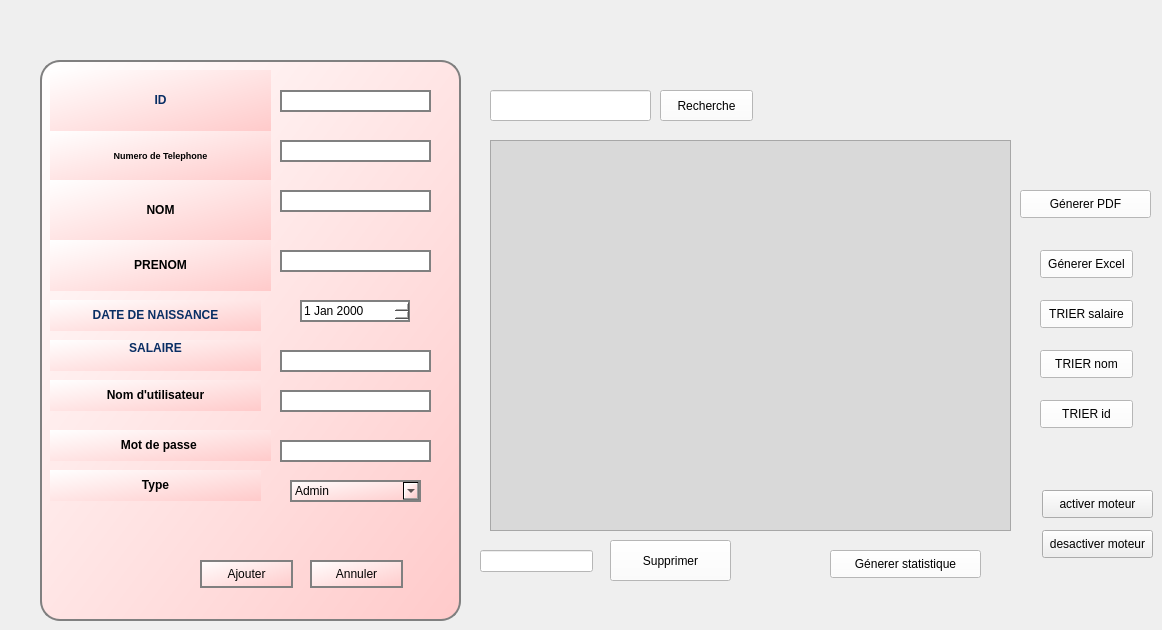
     <widget class="QWidget" name="page_gestion">
      <attribute name="title">
       <string>Gestion employes</string>
      </attribute>
      <widget class="QPushButton" name="pb_supprimer_ich">
       <property name="geometry">
        <rect>
         <x>610</x>
         <y>540</y>
         <width>121</width>
         <height>41</height>
        </rect>
       </property>
       <property name="styleSheet">
        <string notr="true">background-color: rgb(255, 255, 255);</string>
       </property>
       <property name="text">
        <string>Supprimer</string>
       </property>
      </widget>
      <widget class="QPushButton" name="pb_recherche_ich">
       <property name="geometry">
        <rect>
         <x>660</x>
         <y>90</y>
         <width>93</width>
         <height>31</height>
        </rect>
       </property>
       <property name="styleSheet">
        <string notr="true">background-color: rgb(255, 255, 255);</string>
       </property>
       <property name="text">
        <string>Recherche</string>
       </property>
      </widget>
      <widget class="QPushButton" name="pushButton_pdf_ich">
       <property name="geometry">
        <rect>
         <x>1020</x>
         <y>190</y>
         <width>131</width>
         <height>28</height>
        </rect>
       </property>
       <property name="styleSheet">
        <string notr="true">background-color: rgb(255, 255, 255);</string>
       </property>
       <property name="text">
        <string>Génerer PDF</string>
       </property>
      </widget>
      <widget class="QLineEdit" name="le_id_supp_ich">
       <property name="geometry">
        <rect>
         <x>480</x>
         <y>550</y>
         <width>113</width>
         <height>22</height>
        </rect>
       </property>
       <property name="styleSheet">
        <string notr="true">background-color: rgb(255, 255, 255);</string>
       </property>
      </widget>
      <widget class="QLineEdit" name="le_recherche_ich">
       <property name="geometry">
        <rect>
         <x>490</x>
         <y>90</y>
         <width>161</width>
         <height>31</height>
        </rect>
       </property>
       <property name="styleSheet">
        <string notr="true">background-color: rgb(255, 255, 255);</string>
       </property>
      </widget>
      <widget class="QPushButton" name="pushButton_trierid_ich">
       <property name="geometry">
        <rect>
         <x>1040</x>
         <y>400</y>
         <width>93</width>
         <height>28</height>
        </rect>
       </property>
       <property name="styleSheet">
        <string notr="true">background-color: rgb(255, 255, 255);</string>
       </property>
       <property name="text">
        <string>TRIER id</string>
       </property>
      </widget>
      <widget class="QPushButton" name="pushButton_triernom_ich">
       <property name="geometry">
        <rect>
         <x>1040</x>
         <y>350</y>
         <width>93</width>
         <height>28</height>
        </rect>
       </property>
       <property name="styleSheet">
        <string notr="true">background-color: rgb(255, 255, 255);</string>
       </property>
       <property name="text">
        <string>TRIER nom</string>
       </property>
      </widget>
      <widget class="QPushButton" name="pushButton_triersalaire_ich">
       <property name="geometry">
        <rect>
         <x>1040</x>
         <y>300</y>
         <width>93</width>
         <height>28</height>
        </rect>
       </property>
       <property name="styleSheet">
        <string notr="true">background-color: rgb(255, 255, 255);</string>
       </property>
       <property name="text">
        <string>TRIER salaire</string>
       </property>
      </widget>
      <widget class="QPushButton" name="pushButton_excel_ich">
       <property name="geometry">
        <rect>
         <x>1040</x>
         <y>250</y>
         <width>93</width>
         <height>28</height>
        </rect>
       </property>
       <property name="styleSheet">
        <string notr="true">background-color: rgb(255, 255, 255);</string>
       </property>
       <property name="text">
        <string>Génerer Excel</string>
       </property>
      </widget>
      <widget class="QTableView" name="TableView_ich">
       <property name="geometry">
        <rect>
         <x>490</x>
         <y>140</y>
         <width>521</width>
         <height>391</height>
        </rect>
       </property>
       <property name="styleSheet">
        <string notr="true">
background-color: rgb(217, 217, 217);</string>
       </property>
      </widget>
      <widget class="QGroupBox" name="groupBox_2">
       <property name="geometry">
        <rect>
         <x>40</x>
         <y>60</y>
         <width>421</width>
         <height>561</height>
        </rect>
       </property>
       <property name="styleSheet">
        <string notr="true">background-color: qlineargradient(spread:pad, x1:0, y1:0, x2:1, y2:1, stop:0 rgba(255, 255, 255, 255), stop:1 rgba(255, 202, 202, 255));
border-radius: 20px;
border: 2px solid gray;</string>
       </property>
       <property name="title">
        <string/>
       </property>
       <widget class="QLabel" name="label_numero_ich">
        <property name="geometry">
         <rect>
          <x>10</x>
          <y>70</y>
          <width>221</width>
          <height>51</height>
         </rect>
        </property>
        <property name="styleSheet">
         <string notr="true">border-radius: 0px;
border: 0px solid gray;</string>
        </property>
        <property name="text">
         <string>&lt;html&gt;&lt;head/&gt;&lt;body&gt;&lt;p align=&quot;center&quot;&gt;&lt;span style=&quot; font-size:7pt; font-weight:600;&quot;&gt;Numero de Telephone&lt;/span&gt;&lt;/p&gt;&lt;/body&gt;&lt;/html&gt;</string>
        </property>
       </widget>
       <widget class="QLabel" name="label_salaire_ich">
        <property name="geometry">
         <rect>
          <x>10</x>
          <y>280</y>
          <width>211</width>
          <height>31</height>
         </rect>
        </property>
        <property name="styleSheet">
         <string notr="true">border-radius: 0px;
border: 0px solid gray;</string>
        </property>
        <property name="text">
         <string>&lt;html&gt;&lt;head/&gt;&lt;body&gt;&lt;p align=&quot;center&quot;&gt;&lt;span style=&quot; font-weight:600; color:#092e64;&quot;&gt;SALAIRE&lt;/span&gt;&lt;span style=&quot; font-weight:600;&quot;&gt;&lt;br/&gt;&lt;/span&gt;&lt;/p&gt;&lt;/body&gt;&lt;/html&gt;</string>
        </property>
       </widget>
       <widget class="QLabel" name="label_date_ich">
        <property name="geometry">
         <rect>
          <x>10</x>
          <y>240</y>
          <width>211</width>
          <height>31</height>
         </rect>
        </property>
        <property name="styleSheet">
         <string notr="true">border-radius: 0px;
border: 0px solid gray;</string>
        </property>
        <property name="text">
         <string>&lt;html&gt;&lt;head/&gt;&lt;body&gt;&lt;p align=&quot;center&quot;&gt;&lt;span style=&quot; font-weight:600; color:#092e64;&quot;&gt;DATE DE NAISSANCE&lt;/span&gt;&lt;/p&gt;&lt;/body&gt;&lt;/html&gt;</string>
        </property>
       </widget>
       <widget class="QLabel" name="label_nom_ich">
        <property name="geometry">
         <rect>
          <x>10</x>
          <y>120</y>
          <width>221</width>
          <height>61</height>
         </rect>
        </property>
        <property name="styleSheet">
         <string notr="true">border-radius: 0px;
border: 0px solid gray;</string>
        </property>
        <property name="text">
         <string>&lt;html&gt;&lt;head/&gt;&lt;body&gt;&lt;p align=&quot;center&quot;&gt;&lt;span style=&quot; font-weight:600;&quot;&gt;NOM&lt;/span&gt;&lt;/p&gt;&lt;/body&gt;&lt;/html&gt;</string>
        </property>
       </widget>
       <widget class="QLabel" name="label_id_ich">
        <property name="geometry">
         <rect>
          <x>10</x>
          <y>10</y>
          <width>221</width>
          <height>61</height>
         </rect>
        </property>
        <property name="styleSheet">
         <string notr="true">border-radius: 0px;
border: 0px solid gray;</string>
        </property>
        <property name="text">
         <string>&lt;html&gt;&lt;head/&gt;&lt;body&gt;&lt;p align=&quot;center&quot;&gt;&lt;span style=&quot; font-weight:600; color:#092e64;&quot;&gt;ID&lt;/span&gt;&lt;/p&gt;&lt;/body&gt;&lt;/html&gt;</string>
        </property>
       </widget>
       <widget class="QLineEdit" name="le_id_ich">
        <property name="geometry">
         <rect>
          <x>240</x>
          <y>30</y>
          <width>151</width>
          <height>22</height>
         </rect>
        </property>
        <property name="styleSheet">
         <string notr="true">background-color: rgb(255, 255, 255);</string>
        </property>
       </widget>
       <widget class="QLineEdit" name="le_prenom_ich">
        <property name="geometry">
         <rect>
          <x>240</x>
          <y>190</y>
          <width>151</width>
          <height>22</height>
         </rect>
        </property>
        <property name="styleSheet">
         <string notr="true">background-color: rgb(255, 255, 255);</string>
        </property>
       </widget>
       <widget class="QLineEdit" name="le_salaire_ich">
        <property name="geometry">
         <rect>
          <x>240</x>
          <y>290</y>
          <width>151</width>
          <height>22</height>
         </rect>
        </property>
        <property name="styleSheet">
         <string notr="true">background-color: rgb(255, 255, 255);</string>
        </property>
        <property name="echoMode">
         <enum>QLineEdit::Normal</enum>
        </property>
       </widget>
       <widget class="QLineEdit" name="le_nom_ich">
        <property name="geometry">
         <rect>
          <x>240</x>
          <y>130</y>
          <width>151</width>
          <height>22</height>
         </rect>
        </property>
        <property name="styleSheet">
         <string notr="true">background-color: rgb(255, 255, 255);</string>
        </property>
       </widget>
       <widget class="QLineEdit" name="le_numero_telephone_ich">
        <property name="geometry">
         <rect>
          <x>240</x>
          <y>80</y>
          <width>151</width>
          <height>22</height>
         </rect>
        </property>
        <property name="styleSheet">
         <string notr="true">background-color: rgb(255, 255, 255);</string>
        </property>
       </widget>
       <widget class="QLabel" name="label_prenom_ich">
        <property name="geometry">
         <rect>
          <x>10</x>
          <y>180</y>
          <width>221</width>
          <height>51</height>
         </rect>
        </property>
        <property name="styleSheet">
         <string notr="true">border-radius: 0px;
border: 0px solid gray;</string>
        </property>
        <property name="text">
         <string>&lt;html&gt;&lt;head/&gt;&lt;body&gt;&lt;p align=&quot;center&quot;&gt;&lt;span style=&quot; font-weight:600;&quot;&gt;PRENOM&lt;/span&gt;&lt;/p&gt;&lt;/body&gt;&lt;/html&gt;</string>
        </property>
       </widget>
       <widget class="QLabel" name="label_nomu_ich">
        <property name="geometry">
         <rect>
          <x>10</x>
          <y>320</y>
          <width>211</width>
          <height>31</height>
         </rect>
        </property>
        <property name="styleSheet">
         <string notr="true">border-radius: 0px;
border: 0px solid gray;</string>
        </property>
        <property name="text">
         <string>&lt;html&gt;&lt;head/&gt;&lt;body&gt;&lt;p align=&quot;center&quot;&gt;&lt;span style=&quot; font-weight:600;&quot;&gt;Nom d'utilisateur&lt;/span&gt;&lt;/p&gt;&lt;/body&gt;&lt;/html&gt;</string>
        </property>
       </widget>
       <widget class="QLabel" name="label_mdp_ich">
        <property name="geometry">
         <rect>
          <x>10</x>
          <y>370</y>
          <width>221</width>
          <height>31</height>
         </rect>
        </property>
        <property name="styleSheet">
         <string notr="true">border-radius: 0px;
border: 0px solid gray;</string>
        </property>
        <property name="text">
         <string>&lt;html&gt;&lt;head/&gt;&lt;body&gt;&lt;p align=&quot;center&quot;&gt;&lt;span style=&quot; font-weight:600;&quot;&gt;Mot de passe &lt;/span&gt;&lt;/p&gt;&lt;/body&gt;&lt;/html&gt;</string>
        </property>
       </widget>
       <widget class="QLabel" name="label_type_ich">
        <property name="geometry">
         <rect>
          <x>10</x>
          <y>410</y>
          <width>211</width>
          <height>31</height>
         </rect>
        </property>
        <property name="styleSheet">
         <string notr="true">border-radius: 0px;
border: 0px solid gray;</string>
        </property>
        <property name="text">
         <string>&lt;html&gt;&lt;head/&gt;&lt;body&gt;&lt;p align=&quot;center&quot;&gt;&lt;span style=&quot; font-weight:600;&quot;&gt;Type&lt;/span&gt;&lt;/p&gt;&lt;/body&gt;&lt;/html&gt;</string>
        </property>
       </widget>
       <widget class="QDateEdit" name="dateEdit_ajout_ich">
        <property name="geometry">
         <rect>
          <x>260</x>
          <y>240</y>
          <width>110</width>
          <height>22</height>
         </rect>
        </property>
        <property name="styleSheet">
         <string notr="true">background-color: rgb(255, 255, 255);</string>
        </property>
       </widget>
       <widget class="QComboBox" name="comboBox_type_ajout_ich">
        <property name="geometry">
         <rect>
          <x>250</x>
          <y>420</y>
          <width>131</width>
          <height>22</height>
         </rect>
        </property>
        <item>
         <property name="text">
          <string>Admin</string>
         </property>
        </item>
        <item>
         <property name="text">
          <string>Podcast</string>
         </property>
        </item>
        <item>
         <property name="text">
          <string>Musique</string>
         </property>
        </item>
        <item>
         <property name="text">
          <string>Actualite</string>
         </property>
        </item>
        <item>
         <property name="text">
          <string>Publicite</string>
         </property>
        </item>
       </widget>
       <widget class="QLineEdit" name="le_nom_utilisateur_ich">
        <property name="geometry">
         <rect>
          <x>240</x>
          <y>330</y>
          <width>151</width>
          <height>22</height>
         </rect>
        </property>
        <property name="styleSheet">
         <string notr="true">background-color: rgb(255, 255, 255);</string>
        </property>
        <property name="echoMode">
         <enum>QLineEdit::Normal</enum>
        </property>
       </widget>
       <widget class="QLineEdit" name="le_mdp_ich">
        <property name="geometry">
         <rect>
          <x>240</x>
          <y>380</y>
          <width>151</width>
          <height>22</height>
         </rect>
        </property>
        <property name="styleSheet">
         <string notr="true">background-color: rgb(255, 255, 255);</string>
        </property>
        <property name="echoMode">
         <enum>QLineEdit::Normal</enum>
        </property>
       </widget>
       <widget class="QPushButton" name="pushButton_ajout_ich">
        <property name="geometry">
         <rect>
          <x>160</x>
          <y>500</y>
          <width>93</width>
          <height>28</height>
         </rect>
        </property>
        <property name="text">
         <string>Ajouter</string>
        </property>
       </widget>
       <widget class="QPushButton" name="pushButton_annuler_ich">
        <property name="geometry">
         <rect>
          <x>270</x>
          <y>500</y>
          <width>93</width>
          <height>28</height>
         </rect>
        </property>
        <property name="text">
         <string>Annuler</string>
        </property>
       </widget>
      </widget>
      <widget class="QPushButton" name="pushButton_stat_ich">
       <property name="geometry">
        <rect>
         <x>830</x>
         <y>550</y>
         <width>151</width>
         <height>28</height>
        </rect>
       </property>
       <property name="styleSheet">
        <string notr="true">background-color: rgb(255, 255, 255);</string>
       </property>
       <property name="text">
        <string>Génerer statistique</string>
       </property>
      </widget>
      <widget class="QPushButton" name="activer_moteur_2">
       <property name="geometry">
        <rect>
         <x>1042</x>
         <y>490</y>
         <width>111</width>
         <height>28</height>
        </rect>
       </property>
       <property name="text">
        <string>activer moteur</string>
       </property>
      </widget>
      <widget class="QPushButton" name="desactiver_moteur">
       <property name="geometry">
        <rect>
         <x>1042</x>
         <y>530</y>
         <width>111</width>
         <height>28</height>
        </rect>
       </property>
       <property name="text">
        <string>desactiver moteur</string>
       </property>
      </widget>
     </widget>
